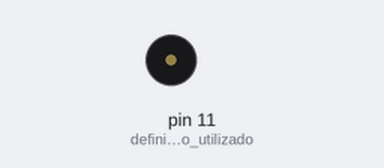
The sketch below on a simulated Arduino Uno, built with avr-gcc and run on an emulated ATmega328P. Parts: buzzer (waves = sounding).

Above: at 0.5 s.
At 6.5 s:
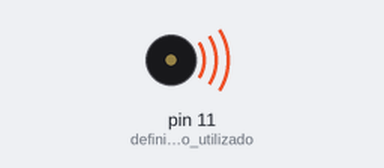
Timing chart, 0 to 9.1 s (numbered marks = the images above):
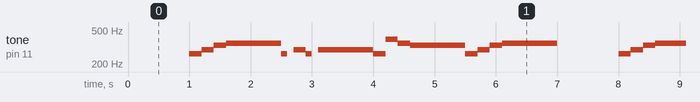

The sketch:

buzzer.ino
```cpp
void setup() {
pinMode(11,OUTPUT); //definir o pino utilizado pelo buzzer como saida
}

void loop() {
//delay é o tempo de espera em milissegundos
delay(1000);
tone(11,262,200); //DO
delay(200);
tone(11,294,300); //RE
delay(200);
tone(11,330,300); //MI
delay(200);
tone(11,349,300); //FA
delay(300);
tone(11,349,300); //FA
delay(300);
tone(11,349,300); //FA
delay(300);
tone(11,262,100); //DO
delay(200);
tone(11,294,300); //RE
delay(200);
tone(11,262,100); //DO
delay(200);
tone(11,294,300); //RE
delay(300);
tone(11,294,300); //RE
delay(300);
tone(11,294,300); //RE
delay(300);
tone(11,262,200); //DO
delay(200);
tone(11,392,200); //SOL
delay(200);
tone(11,349,200); //FA
delay(200);
tone(11,330,300); //MI
delay(300);
tone(11,330,300); //MI
delay(300);
tone(11,330,300); //MI
delay(300);
tone(11,262,200); //DO
delay(200);
tone(11,294,300); //RE
delay(200);
tone(11,330,300); //MI
delay(200);
tone(11,349,300); //FA
delay(300);
tone(11,349,300); //FA
delay(300);
tone(11,349,300); //FA
delay(300);
}
```
